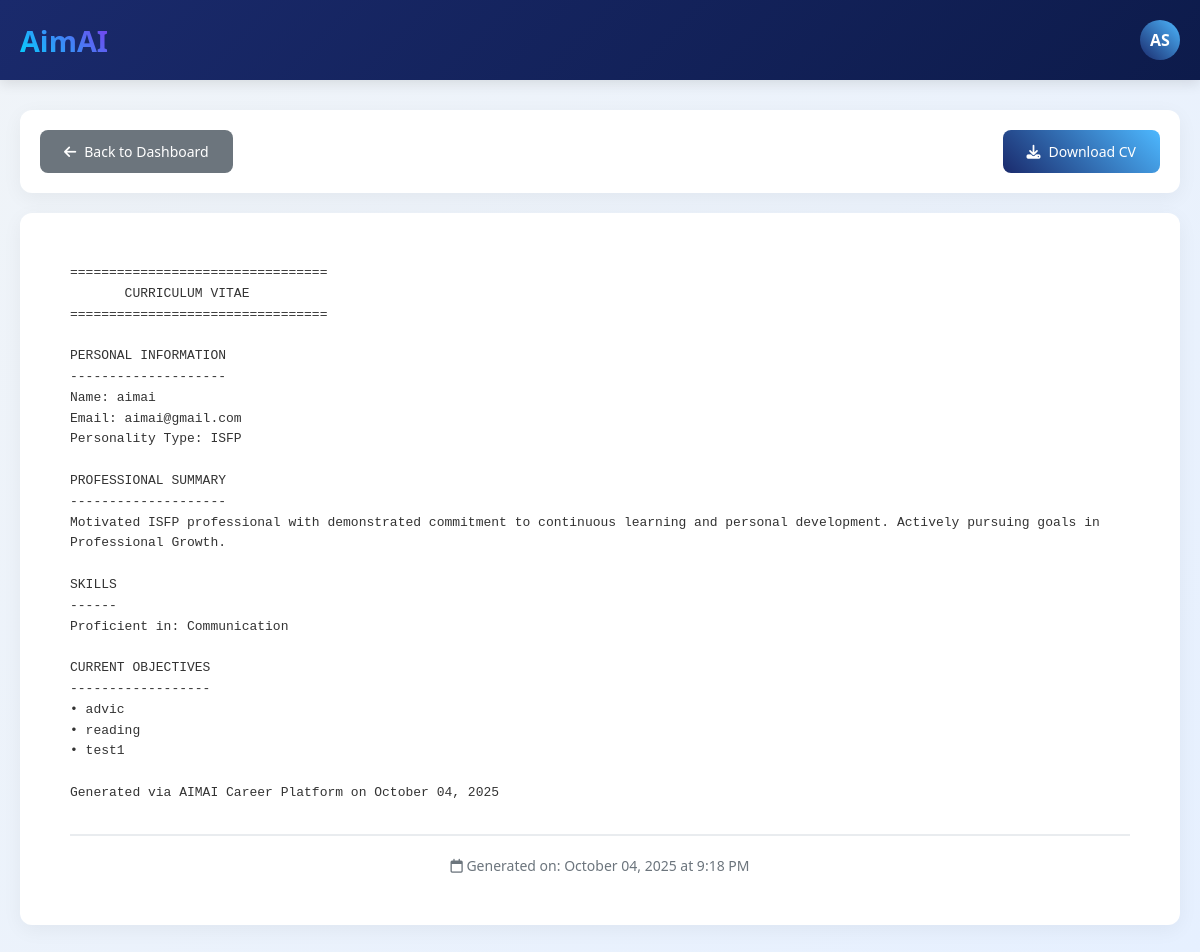
/view_cv.php?id=3 (signed in), run on the app's committed database.
### tables this page shows
CREATE TABLE `cvs` (
  `cv_id` int(11) NOT NULL,
  `user_id` int(11) DEFAULT NULL,
  `job_id` int(11) DEFAULT NULL,
  `content` text NOT NULL,
  `created_at` timestamp NOT NULL DEFAULT current_timestamp()
);

### view_cv.php (the view, shortened to what this page needs)
<?php
require 'config.php';
$cv_id = (int)$_GET['id'];
$user_id = $_SESSION['user_id'];
try {
    $stmt = $pdo->prepare("SELECT content, created_at FROM cvs WHERE cv_id = ? AND user_id = ?");
    $stmt->execute([$cv_id, $user_id]);
    $cv = $stmt->fetch(PDO::FETCH_ASSOC);
} catch (PDOException $e) {
    die("Error: " . $e->getMessage());
}
$stmt = $pdo->prepare("SELECT username FROM users WHERE user_id = ?");
$stmt->execute([$user_id]);
$user = $stmt->fetch(PDO::FETCH_ASSOC);
$nameParts = explode(' ', $user['username']);
$initials = '';
foreach ($nameParts as $part) {
    $initials .= strtoupper(substr($part, 0, 1));
    if (strlen($initials) >= 2) break;
}
?>
<!DOCTYPE html>
<html lang="en">
<head>
    <link rel="stylesheet" href="https://cdnjs.cloudflare.com/ajax/libs/font-awesome/6.4.0/css/all.min.css">
</head>
<body>
    <header>
        <div class="header-container">
            <div class="logo">AimAI</div>
            <div class="user-info">
                <div class="user-avatar"><?php echo htmlspecialchars($initials); ?></div>
            </div>
        </div>
    </header>
    <div class="container">
        <div class="actions-bar">
            <a href="ai_coach.php" class="btn btn-back">
                <i class="fas fa-arrow-left"></i> Back to Dashboard
            </a>
            <a href="download_cv.php?id=<?php echo $cv_id; ?>" class="btn btn-download">
                <i class="fas fa-download"></i> Download CV
            </a>
        </div>
        <div class="cv-container">
            <pre><?php echo htmlspecialchars($cv['content']); ?></pre>
            <div class="cv-meta">
                <p><i class="far fa-calendar"></i> Generated on: <?php echo date('F d, Y \a\t g:i A', strtotime($cv['created_at'])); ?></p>
            </div>
        </div>
    </div>
</body>
</html>

### view_cv.php (style rules this page uses)
* { margin: 0; padding: 0; box-sizing: border-box; }
body { font-family: 'Segoe UI', Tahoma, Geneva, Verdana, sans-serif; background: linear-gradient(135deg, #f0f4f8, #e6f0ff); min-height: 100vh; }
header { background: linear-gradient(135deg, #1a2a6c, #0d1b4b); color: white; padding: 20px; box-shadow: 0 4px 12px rgba(0, 0, 0, 0.1); }
.header-container { max-width: 1200px; margin: 0 auto; display: flex; justify-content: space-between; align-items: center; }
.logo { font-size: 1.8rem; font-weight: 800; background: linear-gradient(45deg, #00d4ff, #7c3aed); -webkit-background-clip: text; -webkit-text-fill-color: transparent; }
.user-info { display: flex; align-items: center; gap: 15px; }
.user-avatar { width: 40px; height: 40px; border-radius: 50%; display: flex; align-items: center; justify-content: center; font-weight: bold; font-size: 16px; color: white; background: linear-gradient(45deg, #1a2a6c, #4db8ff); }
.container { max-width: 1200px; margin: 30px auto; padding: 0 20px; }
.actions-bar { background: white; border-radius: 12px; padding: 20px; margin-bottom: 20px; box-shadow: 0 5px 20px rgba(0, 0, 0, 0.05); display: flex; justify-content: space-between; align-items: center; flex-wrap: wrap; gap: 15px; }
.btn { display: inline-flex; align-items: center; gap: 8px; padding: 12px 24px; text-decoration: none; border-radius: 8px; font-weight: 500; transition: all 0.3s; border: none; cursor: pointer; font-size: 14px; }
.btn-back { background: #6c757d; color: white; }
.btn-download { background: linear-gradient(45deg, #1a2a6c, #4db8ff); color: white; }
.cv-container { background: white; padding: 50px; border-radius: 12px; box-shadow: 0 5px 20px rgba(0, 0, 0, 0.05); }
pre { white-space: pre-wrap; font-family: 'Courier New', monospace; font-size: 13px; line-height: 1.6; color: #333; }
.cv-meta { text-align: center; color: #6c757d; font-size: 14px; margin-top: 30px; padding-top: 20px; border-top: 2px solid #e9ecef; }

### data on the page
cvs: content "================================= CURRICULUM VITAE ================================= PERSONAL INFORMATION -------------------- Name: aimai Email: aimai@gmail.com Personality Type: ISFP PROFESSIONAL SUMMARY -------------------- Motivated ISFP professional with demonstrated commitment to continuous learning and personal development. Actively pursuing goals in Professional Growth. SKILLS ------ Proficient in: Communication CURRENT OBJECTIVES ------------------ • advic • reading • test1 Generated via AIMAI Career Platform on October 04, 2025", created_at "October 04, 2025 at 9:18 PM"

### other printed values
$initials "AS"
